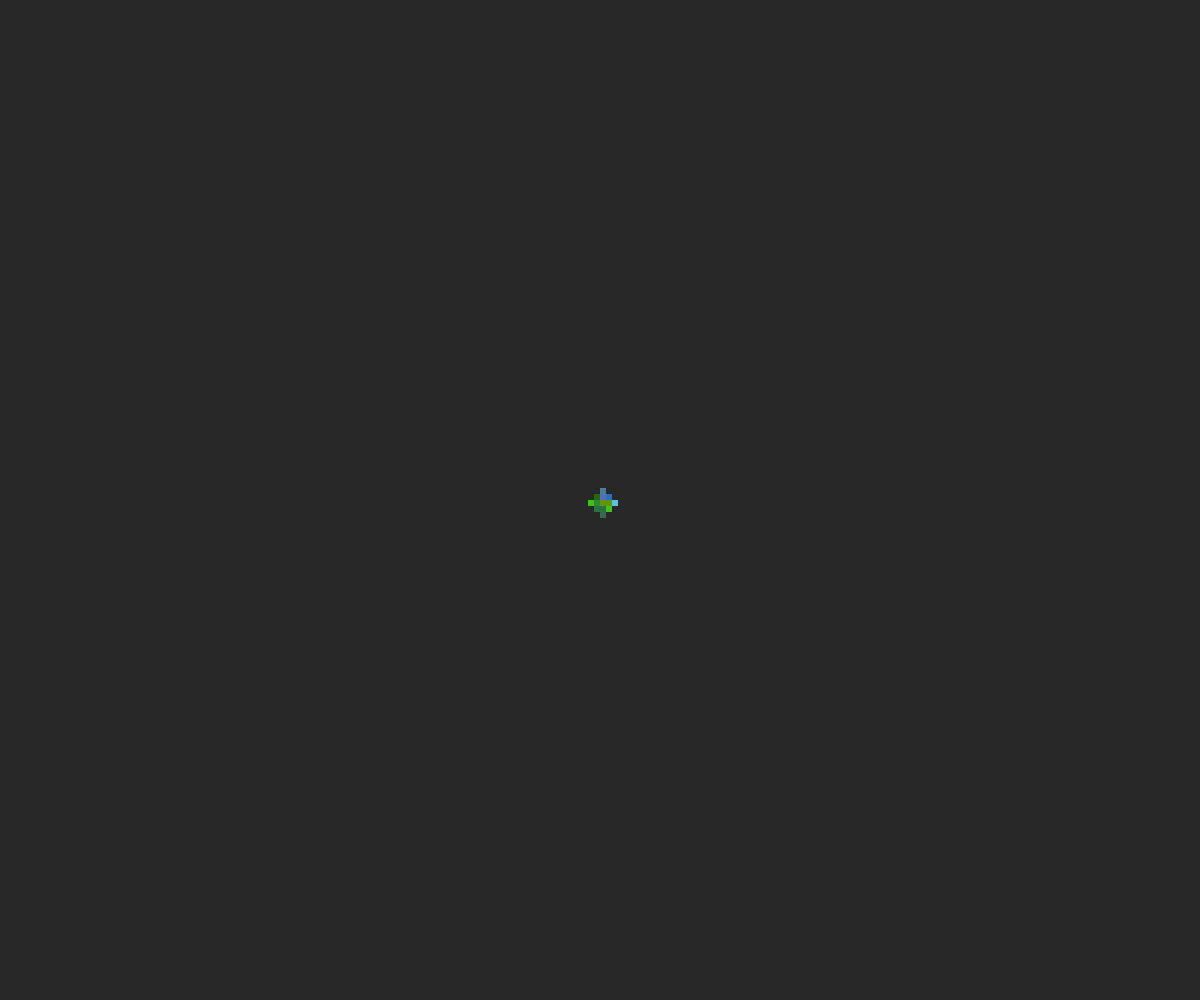
Frame 1 (no input)
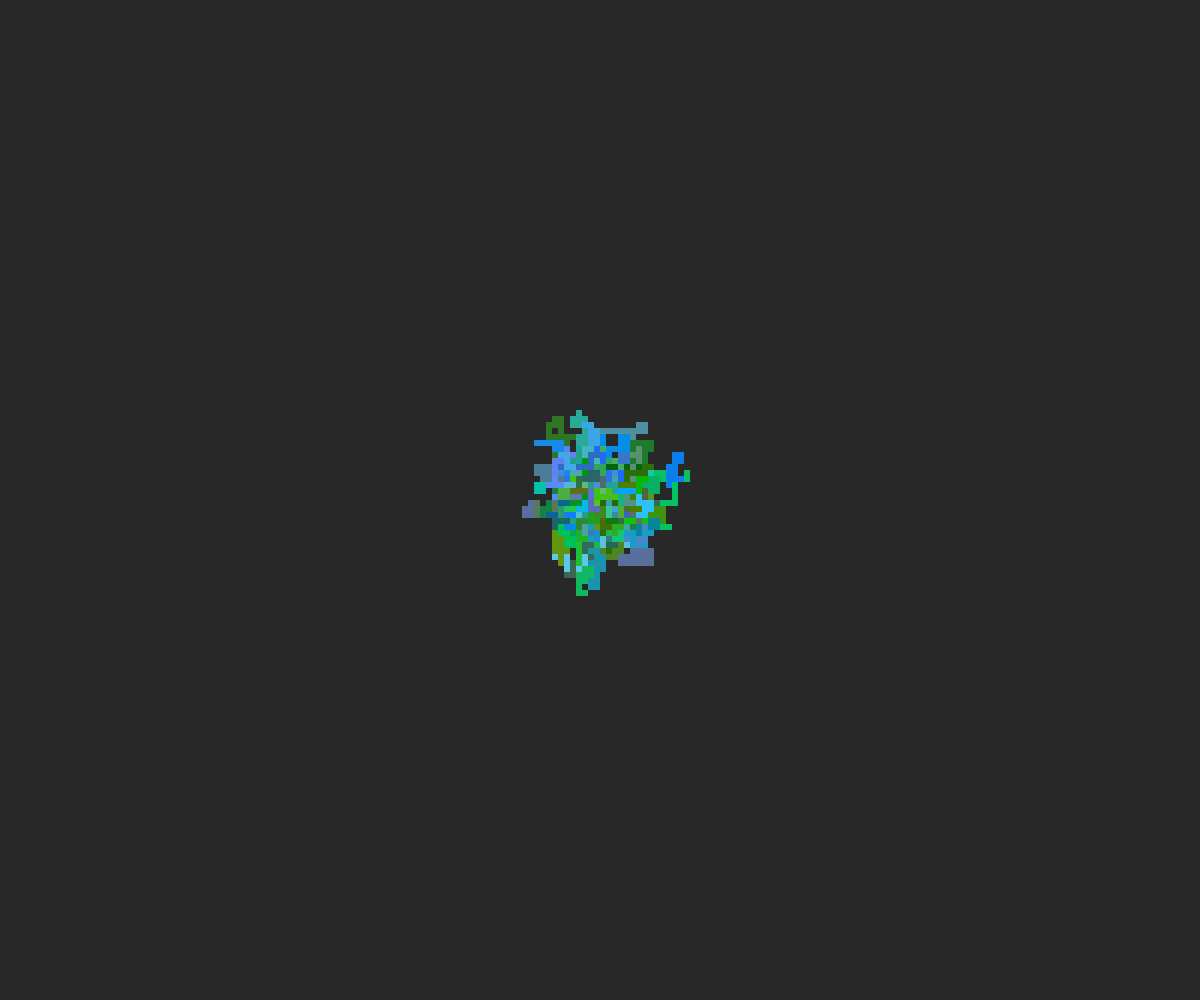
Frame 60 (no input)
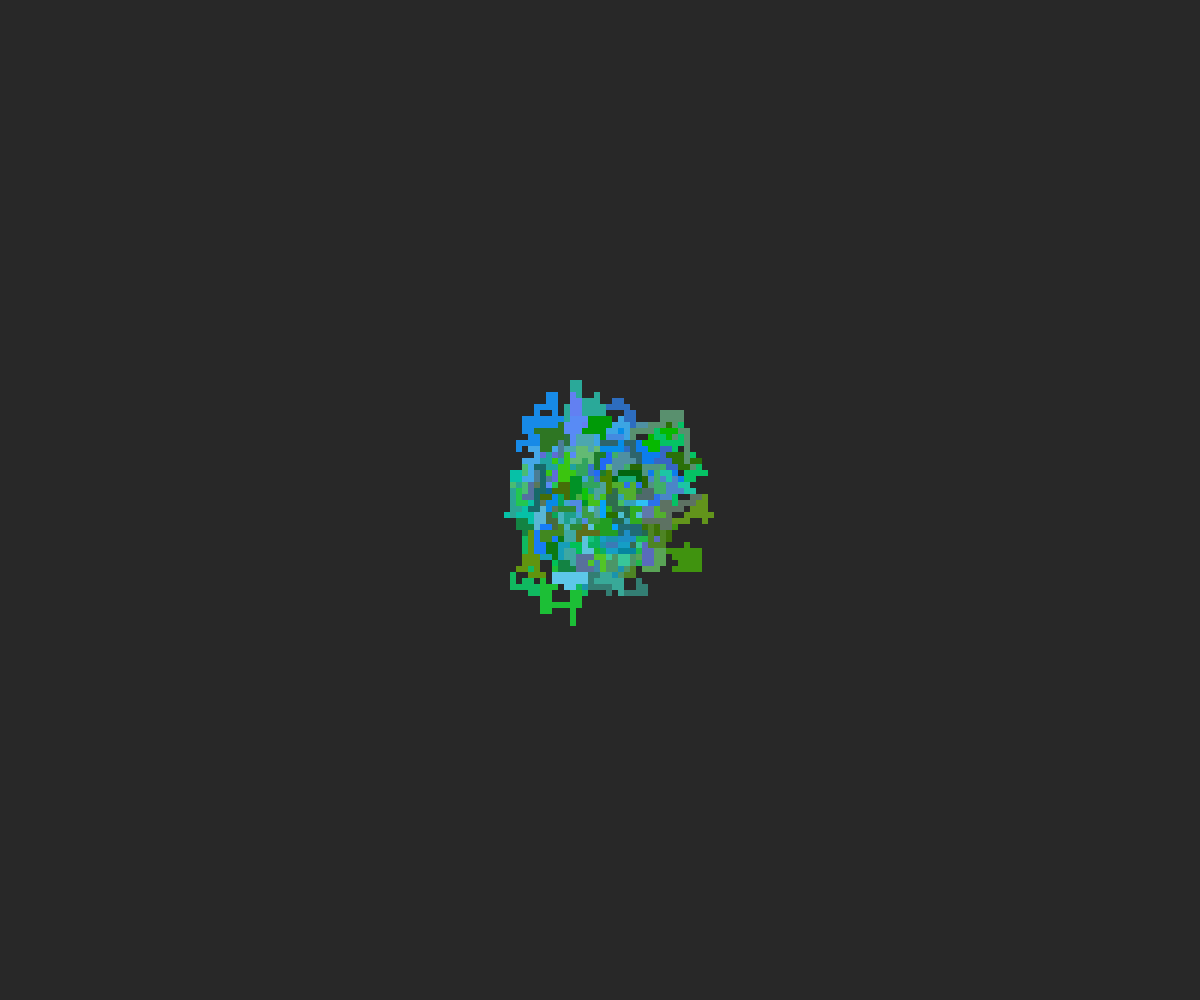
Frame 120 (the mouse pressed at the canvas centre since frame 60)

The p5.js sketch that drew these frames (run headless with seeded random() and noise() and a simulated clock; from frame 60 on, the mouse is pressed at the canvas centre):

// p5.js sketch
// ── sketch.js
let cell = 6;
let xoff = 0;
let walkers = [];

function setup() {
  createCanvas(windowWidth, windowHeight);
  background(40);
  let posX = floor(random(width));
  let posY = floor(random(height));
  for (let index = 0; index < 120; index++) {
    walkers.push(new Walker(width / 2, height / 2));
  }
  draw();
}

function windowResized() {
  resizeCanvas(windowWidth, windowHeight);
  clear();
}
function mouseClicked() {
  for (let index = 0; index < 10; index++) {
    walkers = [];
    setup();
  }
}

class Walker {
  constructor(x, y) {
    this.x = x;
    this.y = y;
    this.colorR = floor(random(100));
    this.colorG = floor(random(100, 200));
    this.colorB = floor(random(250));
    this.draw();
  }
  isOut() {
    return this.x < 0 || this.x > width || this.y < 0 || this.y > height;
  }
  move() {
    const direction = floor(random(4));
    switch (direction) {
      case 0:
        this.x += cell;
        break;
      case 1:
        this.x -= cell;
        break;
      case 2:
        this.y += cell;
        break;
      case 3:
        this.y -= cell;
        break;
    }
  }
  draw() {
    fill(this.colorR, this.colorG, this.colorB);
    noStroke();
    rect(this.x, this.y, cell, cell);
    xoff += 0.1;
  }
}

function draw() {
  walkers.forEach((walker) => {
    if (!walker.isOut()) {
      walker.move();
      walker.draw();
    }
  });
}
